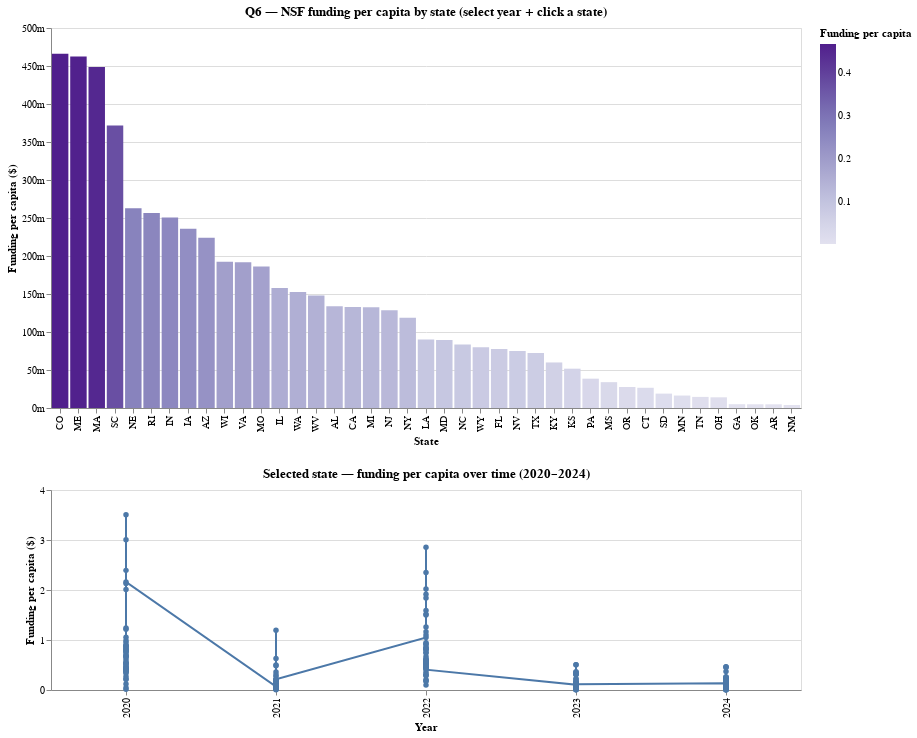

The cell this chart's notebook holds for it:
### Code cell
q6_trend = (
    alt.Chart(q6_df)
    .mark_line(point=True)
    .encode(
        x=alt.X("year:O", title="Year"),
        y=alt.Y("funding_per_capita:Q", title="Funding per capita ($)", axis=alt.Axis(format="~s")),
        tooltip=[
            alt.Tooltip("state:N", title="State"),
            alt.Tooltip("year:O", title="Year"),
            alt.Tooltip("funding_per_capita:Q", title="Funding per capita ($)", format=",.2f"),
            alt.Tooltip("total_amount:Q", title="Total funding ($)", format=",.0f"),
            alt.Tooltip("population:Q", title="Population", format=",.0f"),
            alt.Tooltip("grants_count:Q", title="Grants count"),
        ]
    )
    .transform_filter(state_click)
    .properties(width=750, height=200, title="Selected state — funding per capita over time (2020–2024)")
)

(q6_overview & q6_trend)

### Figure 1 — Vega specification as saved in the notebook (floating-point values rounded to 4 significant figures; data arrays with more than 128 entries replaced by an {"elided": "..."} marker saying what was removed)
{"$schema": "https://vega.github.io/schema/vega/v5.json", "data": [{"name": "param_9_store", "values": [{"unit": "view_6", "fields": [{"type": "E", "field": "year"}], "values": [2024]}]}, {"name": "param_10_store"}, {"name": "source_0", "values": {"elided": "222 records"}}, {"name": "data_0", "source": "source_0", "transform": [{"type": "filter", "expr": "!length(data(\"param_9_store\")) || vlSelectionTest(\"param_9_store\", datum)"}, {"type": "project", "fields": ["funding_per_capita", "grants_count", "population", "state", "total_amount", "year"]}]}, {"name": "data_1", "source": "data_0", "transform": [{"type": "stack", "field": "funding_per_capita", "groupby": ["state"], "sort": {"field": ["funding_per_capita"], "order": ["descending"]}, "as": ["funding_per_capita_start", "funding_per_capita_end"], "offset": "zero"}, {"type": "filter", "expr": "isValid(datum[\"funding_per_capita\"]) && isFinite(+datum[\"funding_per_capita\"])"}, {"type": "project", "fields": ["funding_per_capita", "funding_per_capita_end", "funding_per_capita_start", "grants_count", "population", "state", "total_amount", "year"]}]}, {"name": "data_2", "source": "source_0", "transform": [{"type": "filter", "expr": "!length(data(\"param_10_store\")) || vlSelectionTest(\"param_10_store\", datum)"}, {"type": "project", "fields": ["funding_per_capita", "grants_count", "population", "state", "total_amount", "year"]}]}, {"name": "data_3", "source": "data_2", "transform": [{"type": "filter", "expr": "isValid(datum[\"funding_per_capita\"]) && isFinite(+datum[\"funding_per_capita\"])"}, {"type": "project", "fields": ["funding_per_capita", "grants_count", "population", "state", "total_amount", "year"]}]}, {"name": "data_1_color_domain_funding_per_capita", "source": "data_1", "transform": [{"type": "formula", "expr": "+datum['funding_per_capita']", "as": "funding_per_capita"}, {"type": "aggregate", "groupby": [], "fields": ["funding_per_capita", "funding_per_capita"], "ops": ["min", "max"], "as": ["min", "max"]}]}, {"name": "data_0_view_6_x_domain_state", "source": "data_0", "transform": [{"type": "aggregate", "groupby": ["state"], "fields": ["funding_per_capita"], "ops": ["min"], "as": ["sort_field"]}, {"type": "project", "fields": ["sort_field", "state"]}]}, {"name": "data_2_concat_1_x_domain_year_0", "source": "data_2", "transform": [{"type": "aggregate", "groupby": ["year"], "fields": [], "ops": [], "as": []}, {"type": "formula", "expr": "datum['year']", "as": "sort_field"}, {"type": "project", "fields": ["year"]}]}, {"name": "data_3_concat_1_x_domain_year_1", "source": "data_3", "transform": [{"type": "aggregate", "groupby": ["year"], "fields": [], "ops": [], "as": []}, {"type": "formula", "expr": "datum['year']", "as": "sort_field"}, {"type": "project", "fields": ["year"]}]}], "signals": [{"name": "view_6_height", "value": 380}, {"name": "concat_1_height", "value": 200}, {"name": "unit", "value": {}, "on": [{"events": "pointermove", "update": "isTuple(group()) ? group() : unit"}]}, {"name": "param_9_year", "init": "2024", "bind": {"input": "select", "options": [2020, 2021, 2022, 2023, 2024], "name": "Year: "}}, {"name": "param_9", "update": "vlSelectionResolve(\"param_9_store\", \"union\", true, true)"}, {"name": "param_10", "update": "vlSelectionResolve(\"param_10_store\", \"union\", true, true)"}], "marks": [{"type": "group", "name": "view_6_group", "encode": {"update": {"width": {"signal": "width"}, "height": {"signal": "view_6_height"}}}, "signals": [{"name": "param_9_tuple", "update": "param_9_year !== null ? {fields: param_9_tuple_fields, values: [param_9_year]} : null"}, {"name": "param_9_tuple_fields", "value": [{"type": "E", "field": "year"}]}, {"name": "param_9_modify", "on": [{"events": {"signal": "param_9_tuple"}, "update": "modify(\"param_9_store\", param_9_tuple, true)"}]}, {"name": "param_10_tuple", "on": [{"events": [{"source": "scope", "type": "click"}], "update": "datum && item().mark.marktype !== 'group' && indexof(item().mark.role, 'legend') < 0 ? {unit: \"view_6\", fields: param_10_tuple_fields, values: [(item().isVoronoi ? datum.datum : datum)[\"state\"]]} : null", "force": true}, {"events": [{"source": "view", "type": "dblclick"}], "update": "null"}]}, {"name": "param_10_tuple_fields", "value": [{"type": "E", "field": "state"}]}, {"name": "param_10_toggle", "value": false, "on": [{"events": [{"source": "scope", "type": "click"}], "update": "event.shiftKey"}, {"events": [{"source": "view", "type": "dblclick"}], "update": "false"}]}, {"name": "param_10_modify", "on": [{"events": {"signal": "param_10_tuple"}, "update": "modify(\"param_10_store\", param_10_toggle ? null : param_10_tuple, param_10_toggle ? null : true, param_10_toggle ? param_10_tuple : null)"}]}], "marks": [{"type": "rect", "name": "view_6_marks", "from": {"data": "data_1"}, "encode": {"update": {"x": {"field": "state", "scale": "view_6_x"}, "fill": [{"field": "funding_per_capita", "scale": "color", "test": "!length(data(\"param_10_store\")) || vlSelectionTest(\"param_10_store\", datum)"}, {"value": "lightgray"}], "y": {"field": "funding_per_capita_end", "scale": "view_6_y"}, "tooltip": {"signal": "{\"State\": isValid(datum[\"state\"]) ? datum[\"state\"] : \"\"+datum[\"state\"], \"Year\": isValid(datum[\"year\"]) ? datum[\"year\"] : \"\"+datum[\"year\"], \"Population\": format(datum[\"population\"], \",.0f\"), \"Total funding ($)\": format(datum[\"total_amount\"], \",.0f\"), \"Funding per capita ($)\": format(datum[\"funding_per_capita\"], \",.2f\"), \"Grants count\": format(datum[\"grants_count\"], \"\")}"}, "width": {"signal": "max(0.25, bandwidth('view_6_x'))"}, "y2": {"field": "funding_per_capita_start", "scale": "view_6_y"}}}, "style": ["bar"], "interactive": true}], "axes": [{"scale": "view_6_y", "grid": true, "zindex": 0, "maxExtent": 0, "tickCount": {"signal": "ceil(view_6_height/40)"}, "ticks": false, "orient": "left", "minExtent": 0, "domain": false, "labels": false, "aria": false, "gridScale": "view_6_x"}, {"scale": "view_6_x", "zindex": 0, "orient": "bottom", "labelAlign": "right", "labelAngle": 270, "labelBaseline": "middle", "grid": false, "title": "State"}, {"scale": "view_6_y", "grid": false, "orient": "left", "labelOverlap": true, "tickCount": {"signal": "ceil(view_6_height/40)"}, "zindex": 0, "format": "~s", "title": "Funding per capita ($)"}], "title": {"text": "Q6 — NSF funding per capita by state (select year + click a state)", "frame": "group"}, "style": "cell"}, {"type": "group", "name": "concat_1_group", "encode": {"update": {"width": {"signal": "width"}, "height": {"signal": "concat_1_height"}}}, "marks": [{"type": "line", "name": "concat_1_layer_0_marks", "from": {"data": "data_2"}, "sort": {"field": "x"}, "encode": {"update": {"defined": {"signal": "isValid(datum[\"funding_per_capita\"]) && isFinite(+datum[\"funding_per_capita\"])"}, "stroke": {"value": "#4c78a8"}, "x": {"field": "year", "scale": "concat_1_x"}, "y": {"field": "funding_per_capita", "scale": "concat_1_y"}, "tooltip": {"signal": "{\"State\": isValid(datum[\"state\"]) ? datum[\"state\"] : \"\"+datum[\"state\"], \"Year\": isValid(datum[\"year\"]) ? datum[\"year\"] : \"\"+datum[\"year\"], \"Funding per capita ($)\": format(datum[\"funding_per_capita\"], \",.2f\"), \"Total funding ($)\": format(datum[\"total_amount\"], \",.0f\"), \"Population\": format(datum[\"population\"], \",.0f\"), \"Grants count\": format(datum[\"grants_count\"], \"\")}"}}}, "interactive": true, "style": ["line"]}, {"type": "symbol", "name": "concat_1_layer_1_marks", "from": {"data": "data_3"}, "encode": {"update": {"opacity": {"value": 1}, "tooltip": {"signal": "{\"State\": isValid(datum[\"state\"]) ? datum[\"state\"] : \"\"+datum[\"state\"], \"Year\": isValid(datum[\"year\"]) ? datum[\"year\"] : \"\"+datum[\"year\"], \"Funding per capita ($)\": format(datum[\"funding_per_capita\"], \",.2f\"), \"Total funding ($)\": format(datum[\"total_amount\"], \",.0f\"), \"Population\": format(datum[\"population\"], \",.0f\"), \"Grants count\": format(datum[\"grants_count\"], \"\")}"}, "x": {"field": "year", "scale": "concat_1_x"}, "fill": {"value": "#4c78a8"}, "y": {"field": "funding_per_capita", "scale": "concat_1_y"}}}, "style": ["point"], "interactive": true}], "axes": [{"scale": "concat_1_y", "ticks": false, "orient": "left", "zindex": 0, "labels": false, "grid": true, "maxExtent": 0, "aria": false, "tickCount": {"signal": "ceil(concat_1_height/40)"}, "domain": false, "gridScale": "concat_1_x", "minExtent": 0}, {"scale": "concat_1_x", "labelAngle": 270, "grid": false, "title": "Year", "zindex": 0, "orient": "bottom", "labelAlign": "right", "labelBaseline": "middle"}, {"scale": "concat_1_y", "format": "~s", "orient": "left", "title": "Funding per capita ($)", "grid": false, "labelOverlap": true, "tickCount": {"signal": "ceil(concat_1_height/40)"}, "zindex": 0}], "title": {"text": "Selected state — funding per capita over time (2020–2024)", "frame": "group"}, "style": "cell"}], "scales": [{"name": "color", "type": "linear", "domain": [{"signal": "(data(\"data_1_color_domain_funding_per_capita\")[0] || {}).min"}, {"signal": "(data(\"data_1_color_domain_funding_per_capita\")[0] || {}).max"}], "range": {"scheme": "purples"}, "interpolate": "hcl", "zero": false}, {"name": "view_6_x", "type": "band", "domain": {"data": "data_0_view_6_x_domain_state", "field": "state", "sort": {"op": "max", "field": "sort_field", "order": "descending"}}, "range": [0, {"signal": "width"}], "paddingOuter": 0.05, "paddingInner": 0.1}, {"name": "view_6_y", "type": "linear", "domain": {"data": "data_1", "fields": ["funding_per_capita_start", "funding_per_capita_end"]}, "range": [{"signal": "view_6_height"}, 0], "zero": true, "nice": true}, {"name": "concat_1_x", "type": "point", "domain": {"fields": [{"data": "data_2_concat_1_x_domain_year_0", "field": "year"}, {"data": "data_3_concat_1_x_domain_year_1", "field": "year"}], "sort": true}, "range": [0, {"signal": "width"}], "padding": 0.5}, {"name": "concat_1_y", "type": "linear", "domain": {"fields": [{"data": "data_2", "field": "funding_per_capita"}, {"data": "data_3", "field": "funding_per_capita"}]}, "range": [{"signal": "concat_1_height"}, 0], "nice": true, "zero": true}], "layout": {"padding": 20, "columns": 1, "bounds": "full", "align": "each"}, "width": 750, "background": "white", "padding": 5, "legends": [{"title": "Funding per capita", "fill": "color", "gradientLength": {"signal": "clamp(view_6_height, 64, 200)"}}]}
